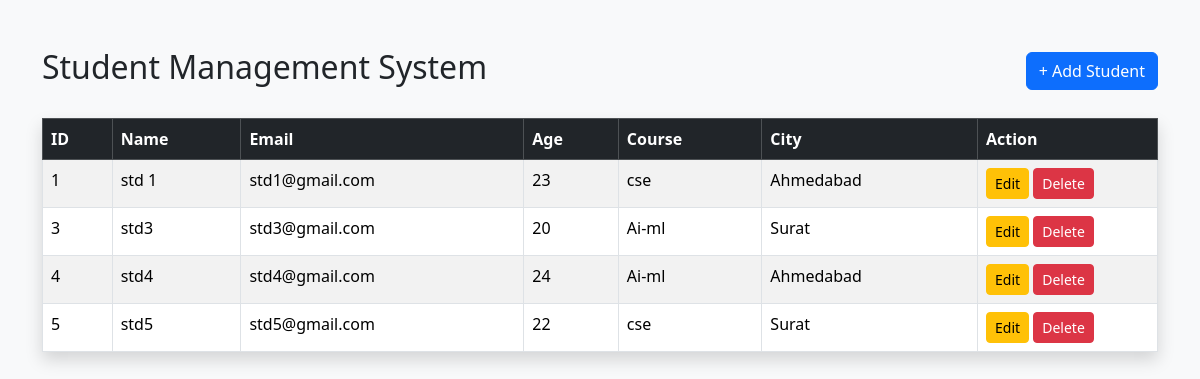
The page / on the database its author committed.
### Student/models.py (models this page shows, shortened)
class Student(models.Model):
    std_name= models.CharField()
    email= models.EmailField()
    age = models.IntegerField()
    course = models.CharField()
    city = models.CharField()

### Student/views.py (the view)
# urls.py: path('',home,name='home'),
def home(request):
    student= Student.objects.all()
    return render(request,'home.html',{'students':student})

### Student/templates/home.html (shortened to what this page needs)
<!doctype html>
<html lang="en">
  <head>
    <link
      href="https://cdn.jsdelivr.net/npm/bootstrap@5.3.3/dist/css/bootstrap.min.css"
      rel="stylesheet"
    />
  </head>
  <body class="bg-light">
    <div class="container mt-5">
      <div class="d-flex justify-content-between align-items-center mb-4">
        <h2>Student Management System</h2>
        <a href="{% url 'add_student' %}" class="btn btn-primary">
          + Add Student
        </a>
      </div>
      <table class="table table-bordered table-hover table-striped shadow">
        <thead class="table-dark">
          <tr>
            <th>ID</th>
            <th>Name</th>
            <th>Email</th>
            <th>Age</th>
            <th>Course</th>
            <th>City</th>
            <th width="180">Action</th>
          </tr>
        </thead>
        <tbody>
          {% for student in students %}
          <tr>
            <td>{{ student.id }}</td>
            <td>{{ student.std_name }}</td>
            <td>{{ student.email }}</td>
            <td>{{ student.age }}</td>
            <td>{{ student.course }}</td>
            <td>{{ student.city }}</td>
            <td>
              <a
                href="{% url 'update_student' student.id %}"
                class="btn btn-warning btn-sm"
              >
                Edit
              </a>
              <a
                href="{% url 'delete_student' student.id %}"
                class="btn btn-danger btn-sm"
                onclick="
                  return confirm(
                    'Are you sure you want to delete this student?',
                  );
                "
              >
                Delete
              </a>
            </td>
          </tr>
          {% empty %}
          <tr>
            <td colspan="7" class="text-center text-danger">
              No Students Found
            </td>
          </tr>
          {% endfor %}
        </tbody>
      </table>
    </div>
  </body>
</html>

### rows shown on the page
Student: id "1", std_name "std 1", email "std1@gmail.com", age "23", course "cse", city "Ahmedabad"
Student: id "3", std_name "std3", email "std3@gmail.com", age "20", course "Ai-ml", city "Surat"
Student: id "4", std_name "std4", email "std4@gmail.com", age "24", course "Ai-ml", city "Ahmedabad"
Student: id "5", std_name "std5", email "std5@gmail.com", age "22", course "cse", city "Surat"
